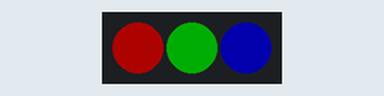
Bench run of a sketch on a simulated Arduino Uno, built with avr-gcc and run on an emulated ATmega328P. Shown: 3 RGB LEDs in strip order, left to right. Dim RGB values are drawn brighter than linear.

Above: at 0.32 s.
At 1.88 s:
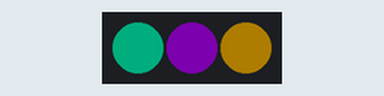
At 2.71 s:
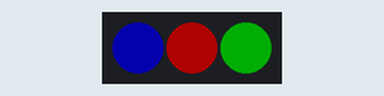
At 4.83 s:
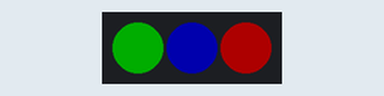
At 6.63 s:
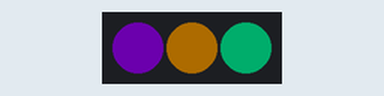
At 7.82 s:
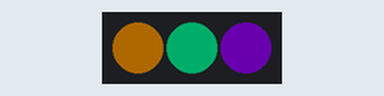
Timing chart, 0 to 8.3 s (numbered marks = the images above):
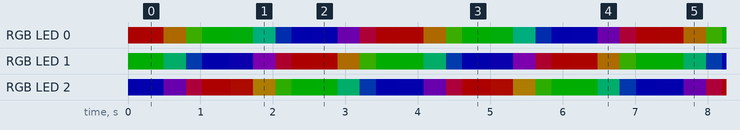

Measured:
- by itself, everything shown: repeats every 3.6 s, in 14 steps

The sketch:

light_sprint.ino
```cpp
// A basic everyday NeoPixel strip test program.

// NEOPIXEL BEST PRACTICES for most reliable operation:
// - Add 1000 uF CAPACITOR between NeoPixel strip's + and - connections.
// - MINIMIZE WIRING LENGTH between microcontroller board and first pixel.
// - NeoPixel strip's DATA-IN should pass through a 300-500 OHM RESISTOR.
// - AVOID connecting NeoPixels on a LIVE CIRCUIT. If you must, ALWAYS
//   connect GROUND (-) first, then +, then data.
// - When using a 3.3V microcontroller with a 5V-powered NeoPixel strip,
//   a LOGIC-LEVEL CONVERTER on the data line is STRONGLY RECOMMENDED.
// (Skipping these may work OK on your workbench but can fail in the field)

#include <Adafruit_NeoPixel.h>
#ifdef __AVR__
 #include <avr/power.h> // Required for 16 MHz Adafruit Trinket
#endif

// Which pin on the Arduino is connected to the NeoPixels?
// On a Trinket or Gemma we suggest changing this to 1:
#define LED_PIN    6

///http://www.seansworld.com/docs/arduino/adafruitReference.html

// How many NeoPixels are attached to the Arduino?
#define LED_COUNT  3

// Declare our NeoPixel strip object:
Adafruit_NeoPixel strip(LED_COUNT, LED_PIN, NEO_GRB + NEO_KHZ800);
// Argument 1 = Number of pixels in NeoPixel strip
// Argument 2 = Arduino pin number (most are valid)
// Argument 3 = Pixel type flags, add together as needed:
//   NEO_KHZ800  800 KHz bitstream (most NeoPixel products w/WS2812 LEDs)
//   NEO_KHZ400  400 KHz (classic 'v1' (not v2) FLORA pixels, WS2811 drivers)
//   NEO_GRB     Pixels are wired for GRB bitstream (most NeoPixel products)
//   NEO_RGB     Pixels are wired for RGB bitstream (v1 FLORA pixels, not v2)
//   NEO_RGBW    Pixels are wired for RGBW bitstream (NeoPixel RGBW products)


// setup() function -- runs once at startup --------------------------------

void setup() {
  // These lines are specifically to support the Adafruit Trinket 5V 16 MHz.
  // Any other board, you can remove this part (but no harm leaving it):
#if defined(__AVR_ATtiny85__) && (F_CPU == 16000000)
  clock_prescale_set(clock_div_1);
#endif
  // END of Trinket-specific code.

  strip.begin();           // INITIALIZE NeoPixel strip object (REQUIRED)
  strip.show();            // Turn OFF all pixels ASAP
  strip.setBrightness(50); // Set BRIGHTNESS to about 1/5 (max = 255)
}


// loop() function -- runs repeatedly as long as board is on ---------------

void loop() {
  rainbow(10);             // Flowing rainbow cycle along the whole strip
}

// Rainbow cycle along whole strip. Pass delay time (in ms) between frames.
void rainbow(int wait) {
  // Hue of first pixel runs 5 complete loops through the color wheel.
  // Color wheel has a range of 65536 but it's OK if we roll over, so
  // just count from 0 to 5*65536. Adding 256 to firstPixelHue each time
  // means we'll make 5*65536/256 = 1280 passes through this outer loop:
  for(long firstPixelHue = 0; firstPixelHue < 5*65536; firstPixelHue += 256) {
    for(int i=0; i<strip.numPixels(); i++) { // For each pixel in strip...
      // Offset pixel hue by an amount to make one full revolution of the
      // color wheel (range of 65536) along the length of the strip
      // (strip.numPixels() steps):
      int pixelHue = firstPixelHue + (i * 65536L / strip.numPixels());
      // strip.ColorHSV() can take 1 or 3 arguments: a hue (0 to 65535) or
      // optionally add saturation and value (brightness) (each 0 to 255).
      // Here we're using just the single-argument hue variant. The result
      // is passed through strip.gamma32() to provide 'truer' colors
      // before assigning to each pixel:
      strip.setPixelColor(i, strip.gamma32(strip.ColorHSV(pixelHue)));
    }
    strip.show(); // Update strip with new contents
    delay(wait);  // Pause for a moment
  }
}
///from school tutorial example & http://www.seansworld.com/docs/arduino/adafruitReference.html
```
